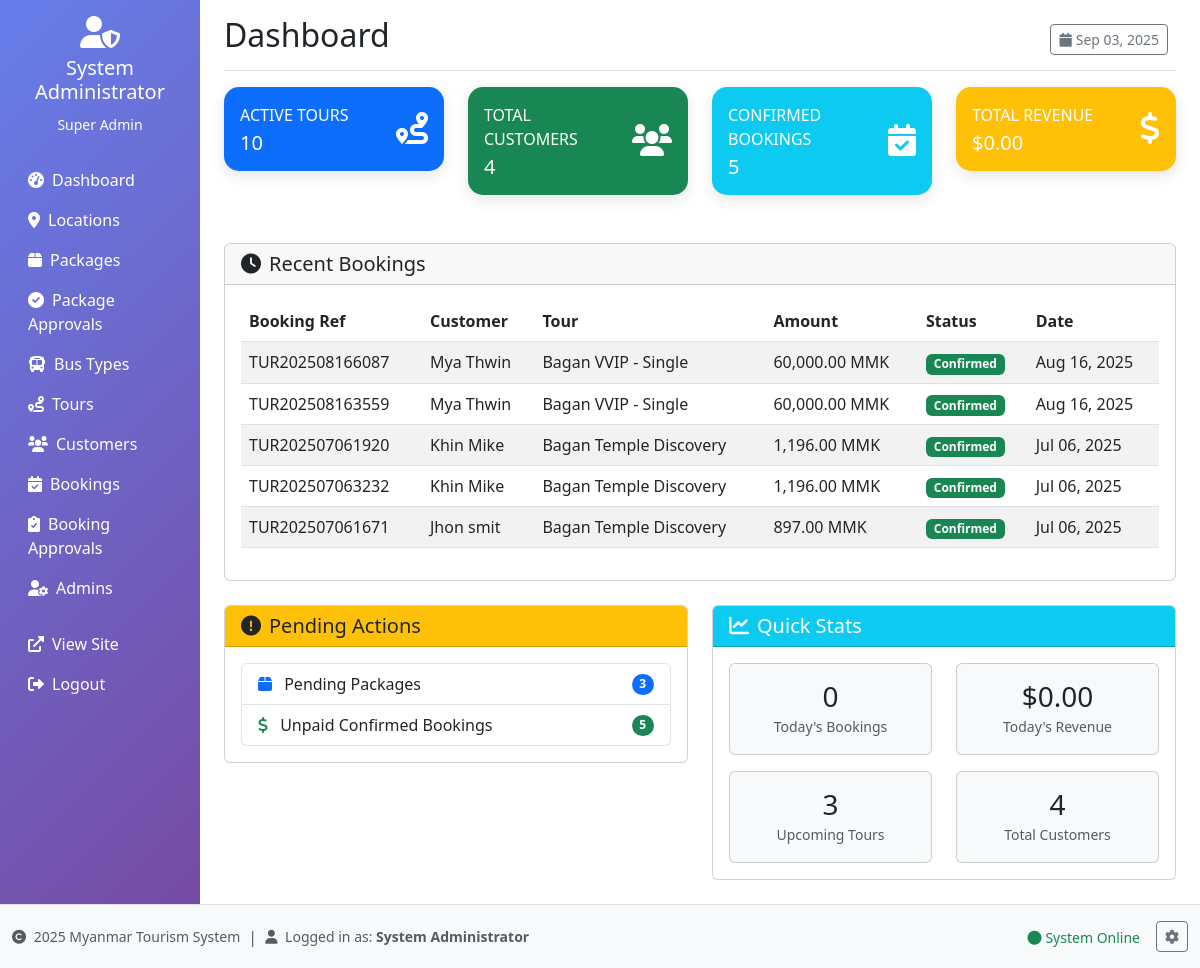
Page /admin/dashboard.php (signed in) on the committed database.
### tables this page shows
CREATE TABLE `bookings` (
  `id` int NOT NULL,
  `booking_reference` varchar(20) NOT NULL,
  `customer_id` int DEFAULT NULL,
  `tour_id` int DEFAULT NULL,
  `number_of_passengers` int DEFAULT '1',
  `total_amount` decimal(10,2) DEFAULT NULL,
  `payment_image` varchar(255) DEFAULT NULL,
  `payment_method` varchar(255) DEFAULT NULL,
  `booking_status` enum('Pending','Confirmed','Cancelled') DEFAULT 'Pending',
  `payment_status` enum('Pending','Paid','Refunded') DEFAULT 'Pending',
  `admin_notes` text,
  `processed_by` int DEFAULT NULL,
  `processed_at` timestamp NULL DEFAULT NULL,
  `booking_date` timestamp NOT NULL DEFAULT CURRENT_TIMESTAMP
);

CREATE TABLE `customers` (
  `id` int NOT NULL,
  `full_name` varchar(100) NOT NULL,
  `email` varchar(100) NOT NULL,
  `password` varchar(255) DEFAULT NULL,
  `email_verified` tinyint(1) DEFAULT '0',
  `verification_token` varchar(255) DEFAULT NULL,
  `phone` varchar(20) DEFAULT NULL,
  `address` text,
  `created_at` timestamp NOT NULL DEFAULT CURRENT_TIMESTAMP
);

CREATE TABLE `tours` (
  `id` int NOT NULL,
  `tour_name` varchar(100) NOT NULL,
  `package_id` int DEFAULT NULL,
  `bus_type_id` int DEFAULT NULL,
  `departure_date` date DEFAULT NULL,
  `return_date` date DEFAULT NULL,
  `available_seats` int DEFAULT NULL,
  `status` enum('Active','Completed','Cancelled') DEFAULT 'Active',
  `created_at` timestamp NOT NULL DEFAULT CURRENT_TIMESTAMP
);

### admin/dashboard.php (the view, shortened to what the rows shown need)
<?php
$database = new Database();
$db = $database->getConnection();
$recent_bookings_query = "SELECT b.*, c.full_name, t.tour_name
                         FROM bookings b
                         LEFT JOIN customers c ON b.customer_id = c.id
                         LEFT JOIN tours t ON b.tour_id = t.id
                         ORDER BY b.booking_date DESC LIMIT 5";
$recent_bookings_stmt = $db->prepare($recent_bookings_query);
$recent_bookings_stmt->execute();
?>
<!DOCTYPE html>
<html lang="en" class="h-100">
<head>
    <link href="https://cdn.jsdelivr.net/npm/bootstrap@5.3.0/dist/css/bootstrap.min.css" rel="stylesheet">
    <link href="https://cdnjs.cloudflare.com/ajax/libs/font-awesome/6.0.0/css/all.min.css" rel="stylesheet">
</head>
<body class="d-flex flex-column h-100">
    <div class="container-fluid flex-grow-1">
        <div class="row">
            <main class="col-md-9 ms-sm-auto col-lg-10 px-md-4">
                <div class="d-flex justify-content-between flex-wrap flex-md-nowrap align-items-center pt-3 pb-2 mb-3 border-bottom">
                    <h1 class="h2">Dashboard</h1>
                </div>
                <div class="card mb-4">
                    <div class="card-body">
                        <div class="table-responsive">
                            <table class="table table-striped">
                                <thead>
                                    <tr>
                                        <th>Booking Ref</th>
                                        <th>Customer</th>
                                        <th>Tour</th>
                                        <th>Amount</th>
                                        <th>Status</th>
                                        <th>Date</th>
                                    </tr>
                                </thead>
                                <tbody>
                                    <?php while($booking = $recent_bookings_stmt->fetch(PDO::FETCH_ASSOC)) { ?>
                                    <tr>
                                        <td><?php echo $booking['booking_reference']; ?></td>
                                        <td><?php echo $booking['full_name']; ?></td>
                                        <td><?php echo $booking['tour_name']; ?></td>
                                        <td><?php echo number_format($booking['total_amount'], 2); ?> MMK</td>
                                        <td>
                                            <span class="badge bg-<?php echo $booking['booking_status'] == 'Confirmed' ? 'success' : ($booking['booking_status'] == 'Pending' ? 'warning' : 'danger'); ?>">
                                                <?php echo $booking['booking_status']; ?>
                                            </span>
                                        </td>
                                        <td><?php echo date('M d, Y', strtotime($booking['booking_date'])); ?></td>
                                    </tr>
                                    <?php } ?>
                                </tbody>
                            </table>
                        </div>
                    </div>
                </div>
            </main>
        </div>
    </div>
</body>
</html>

### rows in the picture
bookings: booking_reference "TUR202508166087", customer.full_name "Mya Thwin", tour.tour_name "Bagan VVIP - Single", total_amount "60,000.00", booking_status "Confirmed", booking_date "Aug 16, 2025"
bookings: booking_reference "TUR202508163559", customer.full_name "Mya Thwin", tour.tour_name "Bagan VVIP - Single", total_amount "60,000.00", booking_status "Confirmed", booking_date "Aug 16, 2025"
bookings: booking_reference "TUR202507061920", customer.full_name "Khin Mike", tour.tour_name "Bagan Temple Discovery", total_amount "1,196.00", booking_status "Confirmed", booking_date "Jul 06, 2025"
bookings: booking_reference "TUR202507063232", customer.full_name "Khin Mike", tour.tour_name "Bagan Temple Discovery", total_amount "1,196.00", booking_status "Confirmed", booking_date "Jul 06, 2025"
bookings: booking_reference "TUR202507061671", customer.full_name "Jhon smit", tour.tour_name "Bagan Temple Discovery", total_amount "897.00", booking_status "Confirmed", booking_date "Jul 06, 2025"

### other values in the picture
$_SESSION['admin_name'] "System Administrator"
$_SESSION['admin_role'] "Super Admin"
$stats['active_tours'] "10"
$stats['total_customers'] "4"
$stats['confirmed_bookings'] "5"
$stats['total_revenue'] "0.00"
$pending_packages "3"
$unpaid_bookings "5"
$today_bookings "0"
$today_revenue "0.00"
$upcoming_tours "3"
